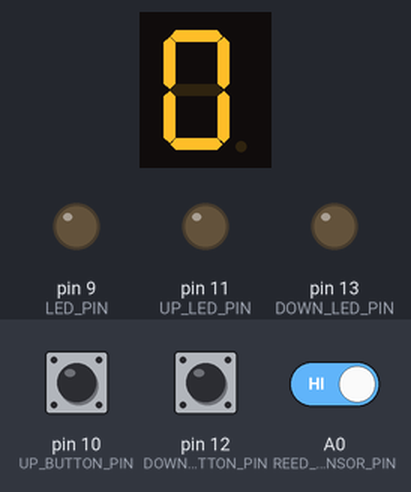
Simulated run of this sketch. Board: Arduino Uno, built with avr-gcc and run on an emulated ATmega328P. Parts: 1-digit seven-segment display, output pins drawn as LEDs (lit = HIGH). Wiring (inferred from the names in the program): 1-digit 7-segment display, segments lit when HIGH: segments pin 2, pin 3, pin 4, pin 5, pin 6, pin 7, pin 8. The inputs (shaded band) are chosen by the test bench; at power-on: pin 10 (UP_BUTTON_PIN) HIGH, pin 12 (DOWN_BUTTON_PIN) HIGH, A0 (REED_SENSOR_PIN) HIGH. The segment pins are drawn as the display they are named for; pins used as bus, display or sensor lines are not drawn.

Above: at 1.6 s.
1.7 s: pin 10 (UP_BUTTON_PIN) pulled LOW for 0.15 s
At 1.77 s:
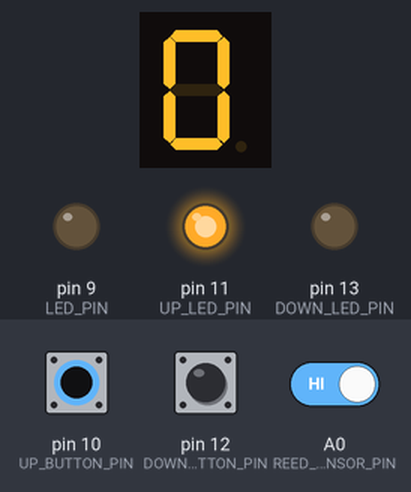
3.3 s: pin 12 (DOWN_BUTTON_PIN) pulled LOW for 0.15 s
At 3.37 s:
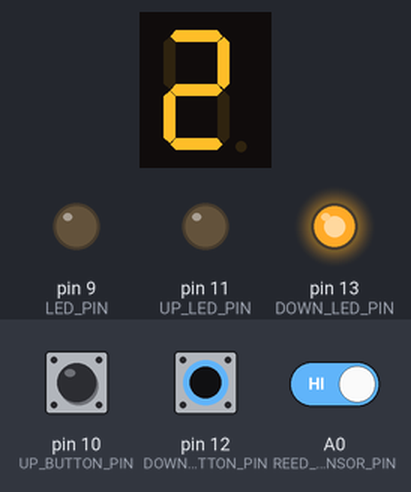
4.9 s: A0 (REED_SENSOR_PIN) driven LOW
At 5.8 s:
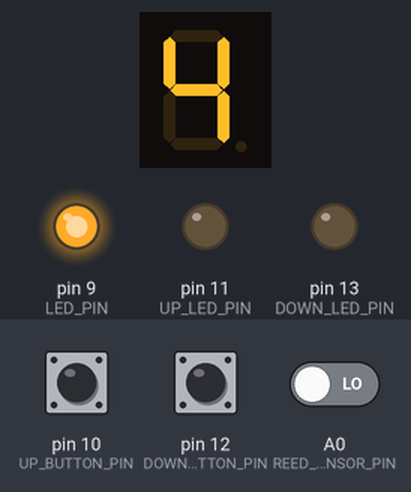
7.9 s: pin 10 (UP_BUTTON_PIN) pulled LOW for 1 s
At 8.3 s:
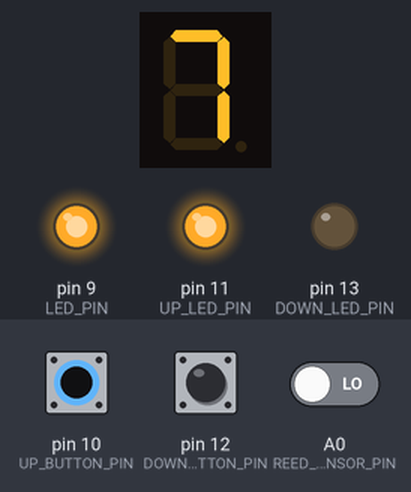
10.4 s: pin 12 (DOWN_BUTTON_PIN) pulled LOW for 1 s
At 10.8 s:
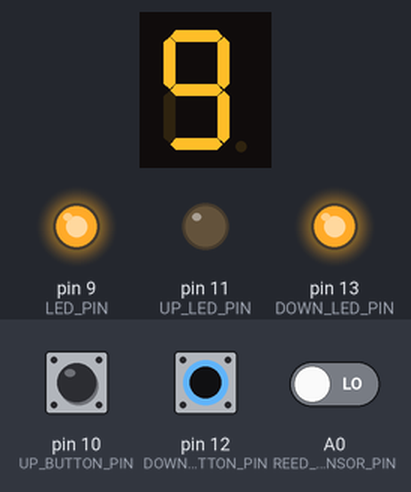
12.9 s: pin 10 (UP_BUTTON_PIN) driven LOW and pin 12 (DOWN_BUTTON_PIN) driven LOW
At 13.6 s:
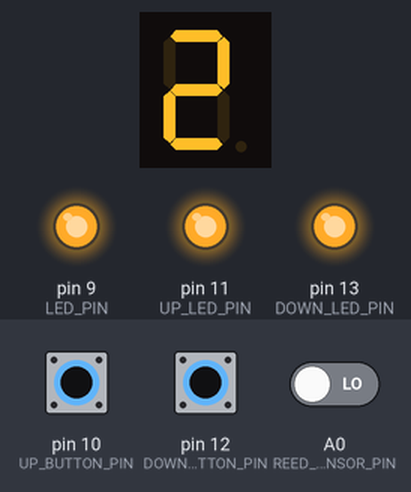
Timing chart, 0 to 15.9 s (numbered marks = the images above; inputs shaded):
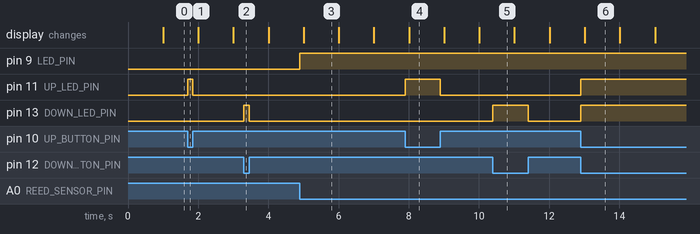

Measured:
- after the input at 1.7 s, pin 11 (UP_LED_PIN): LOW → HIGH at once, → LOW 0.15 s later
- after the input at 3.3 s, pin 13 (DOWN_LED_PIN): LOW → HIGH at once, → LOW 0.15 s later
- after the input at 4.9 s, pin 9 (LED_PIN): LOW → HIGH at once
- after the input at 7.9 s, pin 11 (UP_LED_PIN): LOW → HIGH at once, → LOW 1.0 s later
- after the input at 10.4 s, pin 13 (DOWN_LED_PIN): LOW → HIGH at once, → LOW 1.0 s later
- after the input at 12.9 s, pin 11 (UP_LED_PIN), pin 13 (DOWN_LED_PIN): LOW → HIGH at once
- what the display in image 3 shows lasts 1.0 s, from 5.0 s to 6.0 s

The sketch:

bastiaan_test.ino
```cpp
// #################################
// ### Bastiaans Lift Etage Test ###
// #################################
// Made by Bastiaan van der Plaat

uint8_t digit_display_pins[7] = { 2, 3, 4, 5, 6, 7, 8 };

uint8_t digit_display_digits[10] = {
    0b00111111, 0b00000110, 0b01011011, 0b01001111, 0b01100110,
    0b01101101, 0b01111101, 0b00000111, 0b01111111, 0b01101111
};

void digit_display_init() {
    for (uint8_t i = 0; i < 7; i++) {
        pinMode(digit_display_pins[i], OUTPUT);
    }
}

void digit_display_set_bits(uint8_t bits) {
    for (uint8_t i = 0; i < 7; i++) {
        digitalWrite(digit_display_pins[i], (bits >> i) & 1);
    }
}

void digit_display_set_digit(uint8_t digit) {
    if (digit <= 9) {
        digit_display_set_bits(digit_display_digits[digit]);
    }
}

#define LED_PIN 9

#define UP_BUTTON_PIN 10
#define UP_LED_PIN 11

#define DOWN_BUTTON_PIN 12
#define DOWN_LED_PIN 13

#define REED_SENSOR_PIN A0

#define TIMER_TIME 1000
uint32_t timer_time = millis();
uint8_t counter = 0;

void setup() {
    digit_display_init();
    pinMode(LED_PIN, OUTPUT);
    pinMode(UP_BUTTON_PIN, INPUT_PULLUP);
    pinMode(UP_LED_PIN, OUTPUT);
    pinMode(DOWN_BUTTON_PIN, INPUT_PULLUP);
    pinMode(DOWN_LED_PIN, OUTPUT);
    pinMode(REED_SENSOR_PIN, INPUT_PULLUP);
}

void loop() {
    digitalWrite(LED_PIN, digitalRead(REED_SENSOR_PIN) == LOW);

    if (millis() - timer_time > TIMER_TIME) {
        timer_time = millis();
        digit_display_set_digit(counter);
        if (counter == 9) {
            counter = 0;
        } else {
            counter++;
        }
    }

    digitalWrite(UP_LED_PIN, digitalRead(UP_BUTTON_PIN) == LOW);
    digitalWrite(DOWN_LED_PIN, digitalRead(DOWN_BUTTON_PIN) == LOW);
}
```
